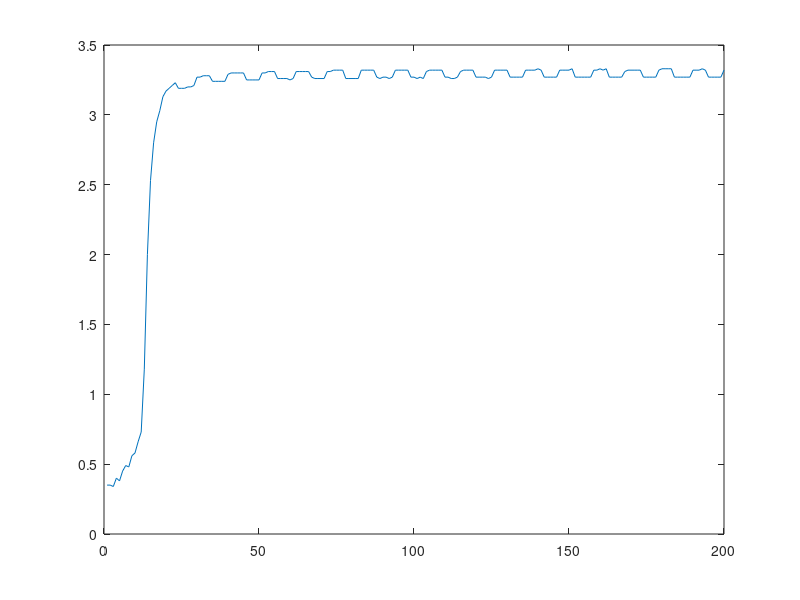

The MATLAB source for this figure:
%5000amostras

v = [0.35
0.35
0.34
0.40
0.38
0.45
0.49
0.48
0.56
0.58
0.66
0.73
1.18
2.00
2.53
2.80
2.95
3.03
3.13
3.17
3.19
3.21
3.23
3.19
3.19
3.19
3.20
3.20
3.21
3.27
3.27
3.28
3.28
3.28
3.24
3.24
3.24
3.24
3.24
3.29
3.30
3.30
3.30
3.30
3.30
3.25
3.25
3.25
3.25
3.25
3.30
3.30
3.31
3.31
3.31
3.26
3.26
3.26
3.26
3.25
3.26
3.31
3.31
3.31
3.31
3.31
3.27
3.26
3.26
3.26
3.26
3.31
3.31
3.32
3.32
3.32
3.32
3.26
3.26
3.26
3.26
3.26
3.32
3.32
3.32
3.32
3.32
3.27
3.26
3.27
3.27
3.26
3.27
3.32
3.32
3.32
3.32
3.32
3.27
3.27
3.26
3.27
3.26
3.31
3.32
3.32
3.32
3.32
3.32
3.27
3.27
3.26
3.26
3.27
3.31
3.32
3.32
3.32
3.32
3.27
3.27
3.27
3.27
3.26
3.27
3.32
3.32
3.32
3.32
3.32
3.27
3.27
3.27
3.27
3.27
3.32
3.32
3.32
3.32
3.33
3.32
3.27
3.27
3.27
3.27
3.27
3.32
3.32
3.32
3.32
3.33
3.27
3.27
3.27
3.27
3.27
3.27
3.32
3.32
3.33
3.32
3.33
3.27
3.27
3.27
3.27
3.27
3.31
3.32
3.32
3.32
3.32
3.32
3.27
3.27
3.27
3.27
3.27
3.32
3.33
3.33
3.33
3.33
3.27
3.27
3.27
3.27
3.27
3.27
3.32
3.32
3.32
3.33
3.32
3.27
3.27
3.27
3.27
3.27
3.32
3.32
3.32
3.33
3.33
3.32
3.27
3.27
3.27
3.27
3.27
3.32
3.32
3.32
3.33
3.32
3.27
3.27
3.27
3.27
3.27
3.27
3.32
3.32
3.32
3.33
3.32
3.27
3.27
3.27
3.27
3.27
3.32
3.32
3.32
3.32
3.32
3.32
3.27
3.27
3.27
3.27
3.27
3.32
3.32
3.33
3.33
3.33
3.28
3.27
3.27
3.27
3.27
3.27
3.32
3.32
3.33
3.33
3.32
3.27
3.27
3.27
3.27
3.27
3.32
3.32
3.32
3.33
3.33
3.33
3.27
3.27
3.27
3.27
3.27
3.32
3.33
3.32
3.33
3.32
3.27
3.27
3.27
3.27
3.27
3.27
3.32
3.32
3.33
3.33
3.32
3.27
3.27
3.27
3.27
3.27
3.32
3.32
3.32
3.33
3.33
3.32
3.27
3.27
3.27
3.27
3.27
3.32
3.33
3.32
3.33
3.32
3.27
3.27
3.27
3.27
3.27
3.27
3.32
3.32
3.33
3.33
3.32
3.27
3.27
3.27
3.27
3.27
3.32
3.32
3.33
3.33
3.33
3.32
3.27
3.27
3.27
3.27
3.27
3.32
3.32
3.33
3.33
3.33
3.27
3.27
3.27
3.27
3.27
3.27
3.32
3.32
3.33
3.33
3.33
3.27
3.27
3.27
3.27
3.27
3.31
3.33
3.33
3.33
3.33
3.32
3.27
3.27
3.27
3.27
3.27
3.32
3.32
3.33
3.33
3.33
3.28
3.27
3.27
3.27
3.27
3.27
3.32
3.32
3.33
3.33
3.33
3.27
3.27
3.27
3.27
3.27
3.32
3.33
3.33
3.33
3.33
3.32
3.27
3.27
3.27
3.27
3.27
3.32
3.32
3.33
3.33
3.33
3.27
3.27
3.27
3.27
3.27
3.27
3.32
3.32
3.33
3.33
3.33
3.27
3.27
3.27
3.27
3.27
3.32
3.32
3.33
3.33
3.33
3.32
3.27
3.27
3.27
3.27
3.27
3.32
3.33
3.33
3.33
3.33
3.28
3.27
3.27
3.27
3.27
3.27
3.32
3.33
3.32
3.33
3.33
3.27
3.27
3.27
3.27
3.27
3.32
3.32
3.32
3.33
3.33
3.33
3.27
3.27
3.27
3.27
3.27
3.32
3.33
3.32
3.33
3.32
3.28
3.27
3.27
3.27
3.27
3.27
3.32
3.33
3.33
3.33
3.32
3.27
3.27
3.27
3.27
3.27
3.32
3.33
3.33
3.32
3.33
3.33
3.27
3.27
3.27
3.27
3.27
3.32
3.33
3.33
3.33
3.33
3.27
3.27
3.27
3.27
3.27
3.27
3.32
3.32
3.33
3.33
3.33
3.27
3.27
3.27
3.27
3.27
3.32
3.33
3.32
3.33
3.33
3.32
3.27
3.27
3.27
3.27
3.27
3.32
3.33
3.32
3.33
3.33
3.27
3.27
3.27
3.27
3.27
3.27
3.32
3.33
3.33
3.33
3.33
3.27
3.27
3.27
3.27
3.27
3.32
3.32
3.33
3.33
3.33
3.33
3.27
3.27
3.27
3.27
3.27
3.32
3.32
3.32
3.33
3.32
3.28
3.27
3.27
3.27
3.27
3.27
3.32
3.33
3.33
3.33
3.33
3.27
3.27
3.27
3.27
3.27
3.32
3.32
3.33
3.33
3.33
3.33
3.27
3.27
3.27
3.27
3.27
3.32
3.32
3.33
3.33
3.33
3.28
3.27
3.27
3.27
3.27
3.27
3.32
3.32
3.33
3.33
3.33
3.27
3.27
3.27
3.27
3.27
3.32
3.32
3.32
3.33
3.33
3.32
3.27
3.27
3.27
3.27
3.27
3.32
3.32
3.33
3.33
3.33
3.27
3.27
3.27
3.27
3.27
3.27
3.32
3.32
3.33
3.33
3.33
3.27
3.27
3.27
3.27
3.27
3.32
3.33
3.33
3.32
3.33
3.33
3.27
3.27
3.27
3.27
3.27
3.32
3.32
3.32
3.33
3.33
3.28
3.27
3.27
3.27
3.27
3.27
3.32
3.33
3.32
3.33
3.33
3.27
3.27
3.27
3.27
3.27
3.32
3.32
3.32
3.32
3.33
3.33
3.27
3.27
3.27
3.27
3.27
3.32
3.33
3.33
3.33
3.33
3.28
3.27
3.27
3.27
3.27
3.27
3.32
3.32
3.33
3.33
3.33
3.27
3.27
3.27
3.27
3.27
3.32
3.33
3.32
3.33
3.33
3.32
3.27
3.27
3.27
3.27
3.27
3.32
3.33
3.33
3.33
3.33
3.27
3.27
3.27
3.27
3.27
3.27
3.32
3.33
3.33
3.32
3.33
3.27
3.27
3.27
3.27
3.27
3.32
3.33
3.33
3.33
3.33
3.33
3.27
3.27
3.27
3.27
3.27
3.32
3.32
3.33
3.33
3.33
3.28
3.27
3.27
3.27
3.27
3.27
3.32
3.33
3.32
3.33
3.33
3.27
3.27
3.27
3.27
3.27
3.32
3.32
3.32
3.33
3.33
3.32
3.27
3.27
3.27
3.27
3.27
3.32
3.33
3.32
3.33
3.33
3.27
3.27
3.27
3.27
3.27
3.27
3.32
3.32
3.32
3.32
3.33
3.27
3.27
3.27
3.27
3.27
3.32
3.33
3.33
3.33
3.33
3.33
3.27
3.27
3.27
3.27
3.27
3.32
3.32
3.33
3.32
3.33
3.28
3.27
3.27
3.27
3.27
3.27
3.32
3.32
3.32
3.33
3.32
3.27
3.27
3.27
3.27
3.27
3.32
3.33
3.32
3.32
3.33
3.33
3.27
3.27
3.27
3.27
3.27
3.32
3.32
3.33
3.33
3.33
3.27
3.27
3.27
3.27
3.27
3.27
3.32
3.33
3.32
3.33
3.33
3.27
3.27
3.27
3.27
3.27
3.32
3.32
3.33
3.33
3.33
3.32
3.27
3.27
3.27
3.27
3.27
3.32
3.32
3.32
3.33
3.33
3.27
3.27
3.27
3.27
3.27
3.27
3.32
3.32
3.32
3.33
3.32
3.27
3.27
3.27
3.27
3.27
3.32
3.33
3.32
3.33
3.33
3.33
3.27
3.27
3.27
3.27
3.27
3.32
3.33
3.33
3.33
3.33
3.27
3.27
3.27
3.27
3.27
3.27
3.32
3.33
3.32
3.32
3.33
3.27
3.27
3.27
3.27
3.27
3.32
3.32
3.32
3.33
3.33
3.32
3.27
3.27
3.27
3.27
3.27
3.32
3.33
3.33
3.33
3.33
3.28
3.27
3.27
3.27
3.27
3.27
3.32
3.33
3.33
3.33
3.33
3.27
3.27
3.27
3.27
3.27
3.31
3.32
3.33
3.32
3.33
3.32
3.27
3.27
3.27
3.27
3.27
3.32
3.33
3.33
3.33
3.33
3.28
3.27
3.27
3.27
3.27
3.27
3.32
3.32
3.33
3.33
3.32
3.27
3.27
3.27
3.27
3.27
3.32
3.32
3.33
3.32
3.32
3.33
3.27
3.27
3.27
3.27
3.27
3.32
3.33
3.33
3.33
3.33
3.27
3.27
3.27
3.27
3.27
3.27
3.32
3.32
3.32
3.33
3.33
3.27
3.27
3.27
3.27
3.27
3.32
3.33
3.32
3.33
3.33
3.33
3.27
3.27
3.27
3.27
3.27
3.32
3.33
3.33
3.32
3.33
3.27
3.27
3.27
3.27
3.27
3.27
3.32
3.32
3.33
3.33
3.32
3.27
3.27
3.27
3.27
3.27
3.32
3.32
3.33
3.33
3.32
3.33
3.27
3.27
3.27
3.27
3.27
3.32
3.33
3.32
3.33
3.33
3.27
3.27
3.27
3.27
3.27
3.27
3.33
3.32
3.33
3.33
3.32
3.27
3.27
3.27
3.27
3.27
3.32
3.32
3.33
3.33
3.33
3.33
3.27
3.27
3.27
3.27
3.27
3.32
3.32
3.32
3.33
3.33
3.27
3.27
3.27
3.27
3.27
3.27
3.32
3.32
3.33
3.33
3.33
3.27
3.27
3.27
3.27
3.27
3.32
3.32
3.32
3.32
3.33
3.33
3.27
3.27
3.27
3.27
3.27
3.32
3.33
3.32
3.33
3.33
3.27
3.27
3.27
3.27
3.27
3.27
3.32
3.33
3.33
3.33
3.33
3.27
3.27
3.27
3.27
3.27
3.32
3.32
3.32
3.33
3.33
3.33
3.27
3.27
3.27
3.27
3.27
3.32
3.33
3.33
3.33
3.33
3.27
3.27
3.27
3.27
3.27
3.27
3.32
3.33
3.33
3.33
3.33
3.27
3.27
3.27
3.27
3.27
3.32
3.33
3.33
3.33
3.33
3.33
3.27
3.27
3.27
3.27
3.27
3.32
3.33
3.33
3.33
3.33
3.27
3.27
3.27
3.27
3.27
3.27
3.32
3.32
3.32
3.33
3.33
3.27
3.27
3.27
3.27
3.27
3.32
3.32
3.33
3.32
3.33
3.33
3.27
3.27
3.27
3.27
3.27
3.32
3.32
3.33
3.33
3.33
3.28
3.27
3.27
3.27
3.27
3.27
3.32
3.32
3.32
3.33
3.33
3.27
3.27
3.27
3.27
3.27
3.32
3.32
3.32
3.33
3.33
3.32
3.27
3.27
3.27
3.27
3.27
3.32
3.33
3.32
3.33
3.33
3.27
3.27
3.27
3.27
3.27
3.27
3.32
3.32
3.33
3.33
3.32
3.27
3.27
3.27
3.27
3.27
3.32
3.32
3.33
3.32
3.33
3.33
3.27
3.27
3.27
3.27
3.27
3.32
3.33
3.33
3.33
3.33
3.27
3.27
3.27
3.27
3.27
3.27
3.32
3.33
3.33
3.33
3.33
3.27
3.27
3.27
3.27
3.27
3.32
3.32
3.33
3.33
3.33
3.33
3.27
3.27
3.27
3.27
3.27
3.32
3.33
3.32
3.33
3.33
3.27
3.27
3.27
3.27
3.27
3.27
3.32
3.32
3.32
3.33
3.33
3.27
3.27
3.27
3.27
3.27
3.32
3.32
3.33
3.32
3.33
3.33
3.27
3.27
3.27
3.27
3.27
3.32
3.33
3.33
3.32
3.33
3.27
3.27
3.27
3.27
3.27
3.27
3.33
3.32
3.33
3.33
3.32
3.27
3.27
3.27
3.27
3.27
3.32
3.32
3.32
3.32
3.33
3.32
3.27
3.27
3.27
3.27
3.27
3.32
3.32
3.32
3.33
3.33
3.27
3.27
3.27
3.27
3.27
3.27
3.32
3.33
3.33
3.33
3.32
3.27
3.27
3.27
3.27
3.27
3.32
3.32
3.32
3.33
3.33
3.33
3.27
3.27
3.27
3.27
3.27
3.32
3.32
3.33
3.33
3.33
3.27
3.27
3.27
3.27
3.27
3.27
3.32
3.32
3.32
3.33
3.33
3.27
3.27
3.27
3.27
3.27
3.32
3.32
3.33
3.33
3.33
3.33
3.27
3.27
3.27
3.27
3.27
3.32
3.33
3.32
3.32
3.33
3.28
3.27
3.27
3.27
3.27
3.27
3.32
3.32
3.33
3.33
3.32
3.27
3.27
3.27
3.27
3.27
3.32
3.32
3.33
3.32
3.33
3.32
3.27
3.27
3.27
3.27
3.27
3.32
3.33
3.33
3.33
3.33
3.27
3.27
3.27
3.27
3.27
3.27
3.32
3.33
3.33
3.33
3.32
3.27
3.27
3.27
3.27
3.27
3.32
3.32
3.33
3.33
3.33
3.33
3.27
3.27
3.27
3.27
3.27
3.32
3.33
3.33
3.33
3.33
3.27
3.27
3.27
3.27
3.27
3.27
3.32
3.32
3.33
3.33
3.33
3.27
3.27
3.27
3.27
3.27
3.32
3.32
3.33
3.33
3.33
3.32
3.27
3.27
3.27
3.27
3.27
3.32
3.33
3.32
3.33
3.33
3.27
3.27
3.27
3.27
3.27
3.27
3.32
3.32
3.33
3.33
3.33
3.27
3.27
3.27
3.27
3.27
3.32
3.33
3.32
3.33
3.33
3.33
3.27
3.27
3.27
3.27
3.27
3.32
3.33
3.33
3.33
3.33
3.28
3.27
3.27
3.27
3.27
3.27
3.32
3.32
3.32
3.33
3.32
3.27
3.27
3.27
3.27
3.27
3.32
3.32
3.32
3.33
3.33
3.32
3.27
3.27
3.27
3.27
3.27
3.32
3.32
3.33
3.33
3.33
3.27
3.27
3.27
3.27
3.27
3.27
3.32
3.33
3.33
3.32
3.33
3.27
3.27
3.27
3.27
3.27
3.32
3.32
3.32
3.33
3.33
3.33
3.27
3.27
3.27
3.27
3.27
3.32
3.33
3.32
3.33
3.33
3.27
3.27
3.27
3.27
3.27
3.27
3.32
3.33
3.33
3.32
3.32
3.27
3.27
3.27
3.27
3.27
3.32
3.32
3.33
3.33
3.33
3.32
3.27
3.27
3.27
3.27
3.27
3.32
3.32
3.33
3.33
3.33
3.27
3.27
3.27
3.27
3.27
3.27
3.32
3.33
3.33
3.32
3.33
3.27
3.27
3.27
3.27
3.27
3.32
3.32
3.33
3.33
3.33
3.33
3.27
3.27
3.27
3.27
3.27
3.32
3.32
3.33
3.33
3.33
3.27
3.27
3.27
3.27
3.27
3.27
3.32
3.33
3.32
3.33
3.32
3.27
3.27
3.27
3.27
3.27
3.32
3.32
3.32
3.33
3.33
3.32
3.27
3.27
3.27
3.27
3.27
3.32
3.32
3.33
3.33
3.33
3.27
3.27
3.27
3.27
3.27
3.27
3.32
3.32
3.33
3.33
3.33
3.27
3.27
3.27
3.27
3.27
3.32
3.32
3.33
3.33
3.33
3.32
3.27
3.27
3.27
3.27
3.27
3.32
3.33
3.33
3.33
3.33
3.27
3.27
3.27
3.27
3.27
3.27
3.32
3.33
3.33
3.33
3.33
3.27
3.27
3.27
3.27
3.27
3.32
3.32
3.32
3.33
3.33
3.32
3.27
3.27
3.27
3.27
3.27
3.32
3.32
3.33
3.33
3.33
3.27
3.27
3.27
3.27
3.27
3.27
3.32
3.32
3.33
3.33
3.33
3.27
3.27
3.27
3.27
3.27
3.32
3.32
3.33
3.33
3.33
3.33
3.27
3.27
3.27
3.27
3.27
3.32
3.32
3.33
3.33
3.33
3.28
3.27
3.27
3.27
3.27
3.27
3.32
3.33
3.33
3.33
3.33
3.27
3.27
3.27
3.27
3.27
3.32
3.32
3.33
3.32
3.33
3.32
3.27
3.27
3.27
3.27
3.27
3.32
3.32
3.33
3.32
3.33
3.27
3.27
3.27
3.27
3.27
3.27
3.32
3.33
3.33
3.33
3.33
3.27
3.27
3.27
3.27
3.27
3.32
3.33
3.33
3.33
3.33
3.32
3.27
3.27
3.27
3.27
3.27
3.32
3.33
3.33
3.33
3.33
3.27
3.27
3.27
3.27
3.27
3.27
3.32
3.33
3.33
3.33
3.33
3.27
3.27
3.27
3.27
3.27
3.32
3.32
3.33
3.32
3.33
3.33
3.27
3.27
3.27
3.27
3.27
3.32
3.32
3.32
3.33
3.33
3.28
3.27
3.27
3.27
3.27
3.27
3.32
3.33
3.32
3.33
3.32
3.27
3.27
3.27
3.27
3.27
3.32
3.32
3.32
3.33
3.33
3.32
3.27
3.27
3.27
3.27
3.27
3.32
3.33
3.33
3.33
3.33
3.27
3.27
3.27
3.27
3.27
3.27
3.32
3.33
3.33
3.33
3.33
3.27
3.27
3.27
3.27
3.27
3.32
3.32
3.32
3.33
3.33
3.33
3.27
3.27
3.27
3.27
3.27
3.32
3.33
3.33
3.33
3.33
3.27
3.27
3.27
3.27
3.27
3.27
3.32
3.33
3.32
3.32
3.33
3.27
3.27
3.27
3.27
3.27
3.32
3.33
3.32
3.33
3.33
3.32
3.27
3.27
3.27
3.27
3.27
3.32
3.33
3.33
3.33
3.33
3.27
3.27
3.27
3.27
3.27
3.27
3.32
3.33
3.32
3.33
3.33
3.27
3.27
3.27
3.27
3.27
3.32
3.32
3.32
3.33
3.33
3.32
3.27
3.27
3.27
3.27
3.27
3.32
3.32
3.33
3.33
3.33
3.27
3.27
3.27
3.27
3.27
3.27
3.32
3.33
3.33
3.33
3.32
3.27
3.27
3.27
3.27
3.27
3.32
3.32
3.33
3.33
3.33
3.33
3.27
3.27
3.27
3.27
3.27
3.32
3.33
3.33
3.33
3.32
3.27
3.27
3.27
3.27
3.27
3.27
3.32
3.32
3.32
3.33
3.32
3.27
3.27
3.27
3.27
3.27
3.32
3.32
3.32
3.33
3.33
3.32
3.27
3.27
3.27
3.27
3.27
3.32
3.32
3.33
3.33
3.33
3.28
3.27
3.27
3.27
3.27
3.27
3.32
3.32
3.33
3.32
3.33
3.27
3.27
3.27
3.27
3.27
3.32
3.32
3.33
3.33
3.33
3.32
3.27
3.27
3.27
3.27
3.27
3.32
3.33
3.32
3.33
3.33
3.27
3.27
3.27
3.27
3.27
3.27
3.32
3.33
3.33
3.33
3.32
3.27
3.27
3.27
3.27
3.27
3.32
3.32
3.33
3.33
3.32
3.33
3.27
3.27
3.27
3.27
3.27
3.32
3.33
3.32
3.33
3.32
3.27
3.27
3.27
3.27
3.27
3.27
3.32
3.33
3.33
3.33
3.33
3.27
3.27
3.27
3.27
3.27
3.32
3.33
3.33
3.32
3.33
3.32
3.27
3.27
3.27
3.27
3.27
3.32
3.33
3.33
3.33
3.33
3.28
3.27
3.27
3.27
3.27
3.27
3.33
3.33
3.33
3.33
3.32
3.27
3.27
3.27
3.27
3.27
3.32
3.32
3.32
3.33
3.33
3.33
3.27
3.27
3.27
3.27
3.27
3.32
3.33
3.33
3.33
3.33
3.27
3.27
3.27
3.27
3.27
3.27
3.32
3.33
3.33
3.32
3.33
3.27
3.27
3.27
3.27
3.27
3.32
3.32
3.33
3.32
3.33
3.33
3.27
3.27
3.27
3.27
3.27
3.32
3.33
3.33
3.33
3.33
3.28
3.27
3.27
3.27
3.27
3.27
3.32
3.32
3.32
3.33
3.32
3.27
3.27
3.27
3.27
3.27
3.32
3.32
3.32
3.33
3.33
3.33
3.27
3.27
3.27
3.27
3.27
3.32
3.32
3.33
3.33
3.33
3.27
3.27
3.27
3.27
3.27
3.27
3.32
3.33
3.32
3.33
3.32
3.27
3.27
3.27
3.27
3.27
3.32
3.33
3.32
3.32
3.33
3.32
3.27
3.27
3.27
3.27
3.27
3.32
3.32
3.33
3.33
3.33
3.27
3.27
3.27
3.27
3.27
3.27
3.32
3.33
3.33
3.33
3.32
3.27
3.27
3.27
3.27
3.27
3.32
3.33
3.32
3.33
3.33
3.32
3.27
3.27
3.27
3.27
3.27
3.32
3.33
3.33
3.33
3.33
3.27
3.27
3.27
3.27
3.27
3.27
3.32
3.32
3.33
3.33
3.33
3.27
3.27
3.27
3.27
3.27
3.32
3.32
3.33
3.33
3.33
3.33
3.27
3.27
3.27
3.27
3.27
3.32
3.33
3.32
3.33
3.33
3.28
3.27
3.27
3.27
3.27
3.27
3.32
3.32
3.33
3.33
3.33
3.27
3.27
3.27
3.27
3.27
3.32
3.32
3.33
3.33
3.33
3.33
3.27
3.27
3.27
3.27
3.27
3.32
3.32
3.32
3.33
3.33
3.27
3.27
3.27
3.27
3.27
3.27
3.32
3.32
3.33
3.33
3.33
3.27
3.27
3.27
3.27
3.27
3.32
3.32
3.32
3.33
3.33
3.32
3.27
3.27
3.27
3.27
3.27
3.32
3.32
3.33
3.33
3.33
3.27
3.27
3.27
3.27
3.27
3.27
3.32
3.32
3.33
3.33
3.32
3.27
3.27
3.27
3.27
3.27
3.32
3.32
3.33
3.33
3.33
3.33
3.27
3.27
3.27
3.27
3.27
3.32
3.32
3.33
3.33
3.33
3.28
3.27
3.27
3.27
3.27
3.27
3.32
3.33
3.33
3.33
3.33
3.27
3.27
3.27
3.27
3.27
3.32
3.32
3.33
3.33
3.33
3.33
3.27
3.27
3.27
3.27
3.27
3.32
3.33
3.33
3.33
3.33
3.27
3.27
3.27
3.27
3.27
3.27
3.32
3.33
3.32
3.33
3.32
3.27
3.27
3.27
3.27
3.27
3.32
3.32
3.33
3.33
3.33
3.33
3.27
3.27
3.27
3.27
3.27
3.32
3.32
3.33
3.32
3.33
3.27
3.27
3.27
3.27
3.27
3.27
3.32
3.32
3.33
3.33
3.32
3.27
3.27
3.27
3.27
3.27
3.32
3.32
3.33
3.33
3.33
3.33
3.27
3.27
3.27
3.27
3.27
3.32
3.32
3.33
3.33
3.33
3.27
3.27
3.27
3.27
3.27
3.27
3.33
3.32
3.32
3.33
3.33
3.27
3.27
3.27
3.27
3.27
3.32
3.32
3.32
3.33
3.33
3.33
3.27
3.27
3.27
3.27
3.27
3.32
3.32
3.32
3.32
3.33
3.27
3.27
3.27
3.27
3.27
3.27
3.32
3.33
3.33
3.33
3.33
3.27
3.27
3.27
3.27
3.27
3.32
3.32
3.33
3.33
3.33
3.33
3.27
3.27
3.27
3.27
3.27
3.32
3.32
3.33
3.33
3.33
3.27
3.27
3.27
3.27
3.27
3.27
3.32
3.33
3.33
3.32
3.33
3.27
3.27
3.27
3.27
3.27
3.32
3.32
3.32
3.33
3.33
3.32
3.27
3.27
3.27
3.27
3.27
3.32
3.33
3.33
3.33
3.33
3.27
3.27
3.27
3.27
3.27
3.27
3.32
3.33
3.33
3.33
3.33
3.27
3.27
3.27
3.27
3.27
3.32
3.32
3.33
3.32
3.33
3.33
3.27
3.27
3.27
3.27
3.27
3.32
3.33
3.32
3.33
3.33
3.27
3.27
3.27
3.27
3.27
3.27
3.32
3.32
3.32
3.33
3.33
3.27
3.27
3.27
3.27
3.27
3.32
3.33
3.33
3.33
3.33
3.32
3.27
3.27
3.27
3.27
3.27
3.32
3.32
3.33
3.33
3.33
3.28
3.27
3.27
3.27
3.27
3.27
3.32
3.32
3.32
3.33
3.33
3.27
3.27
3.27
3.27
3.27
3.32
3.32
3.32
3.33
3.33
3.32
3.27
3.27
3.27
3.27
3.27
3.32
3.33
3.33
3.33
3.33
3.27
3.27
3.27
3.27
3.27
3.27
3.32
3.32
3.33
3.33
3.32
3.27
3.27
3.27
3.27
3.27
3.32
3.32
3.33
3.33
3.33
3.33
3.27
3.27
3.27
3.27
3.27
3.32
3.33
3.32
3.33
3.33
3.27
3.27
3.27
3.27
3.27
3.27
3.32
3.33
3.33
3.32
3.33
3.27
3.27
3.27
3.27
3.27
3.32
3.33
3.33
3.33
3.33
3.32
3.27
3.27
3.27
3.27
3.27
3.32
3.33
3.33
3.33
3.33
3.28
3.27
3.27
3.27
3.27
3.27
3.32
3.32
3.32
3.33
3.33
3.27
3.27
3.27
3.27
3.27
3.32
3.32
3.33
3.33
3.33
3.32
3.27
3.27
3.27
3.27
3.27
3.32
3.32
3.33
3.33
3.33
3.27
3.27
3.27
3.27
3.27
3.27
3.32
3.33
3.33
3.33
3.32
3.27
3.27
3.27
3.27
3.27
3.32
3.32
3.33
3.33
3.33
3.33
3.27
3.27
3.27
3.27
3.27
3.32
3.32
3.33
3.33
3.33
3.27
3.27
3.27
3.27
3.27
3.27
3.32
3.33
3.32
3.33
3.33
3.27
3.27
3.27
3.27
3.27
3.32
3.32
3.33
3.33
3.33
3.33
3.27
3.27
3.27
3.27
3.27
3.32
3.32
3.33
3.33
3.33
3.27
3.27
3.27
3.27
3.27
3.27
3.32
3.32
3.33
3.33
3.33
3.27
3.27
3.27
3.27
3.27
3.32
3.32
3.33
3.33
3.33
3.32
3.27
3.27
3.27
3.27
3.27
3.32
3.32
3.33
3.33
3.33
3.28
3.27
3.27
3.27
3.27
3.27
3.32
3.33
3.33
3.33
3.33
3.27
3.27
3.27
3.27
3.27
3.32
3.33
3.33
3.32
3.33
3.32
3.27
3.27
3.27
3.27
3.27
3.32
3.32
3.33
3.33
3.33
3.28
3.27
3.27
3.27
3.27
3.27
3.32
3.32
3.33
3.33
3.33
3.27
3.27
3.27
3.27
3.27
3.32
3.32
3.32
3.33
3.33
3.32
3.27
3.27
3.27
3.27
3.27
3.32
3.32
3.32
3.33
3.33
3.28
3.27
3.27
3.27
3.27
3.27
3.32
3.33
3.33
3.33
3.32
3.27
3.27
3.27
3.27
3.27
3.32
3.32
3.32
3.32
3.33
3.33
3.27
3.27
3.27
3.27
3.27
3.32
3.32
3.33
3.33
3.33
3.28
3.27
3.27
3.27
3.27
3.27
3.32
3.33
3.32
3.33
3.33
3.27
3.27
3.27
3.27
3.27
3.32
3.32
3.32
3.33
3.33
3.33
3.27
3.27
3.27
3.27
3.27
3.32
3.32
3.32
3.32
3.33
3.28
3.27
3.27
3.27
3.27
3.27
3.32
3.33
3.33
3.33
3.32
3.27
3.27
3.27
3.27
3.27
3.32
3.33
3.33
3.33
3.33
3.33
3.27
3.27
3.27
3.27
3.27
3.32
3.32
3.33
3.33
3.33
3.27
3.27
3.27
3.27
3.27
3.27
3.32
3.33
3.33
3.33
3.33
3.27
3.27
3.27
3.27
3.27
3.32
3.32
3.32
3.33
3.33
3.33
3.27
3.27
3.27
3.27
3.27
3.32
3.33
3.32
3.33
3.33
3.27
3.27
3.27
3.27
3.27
3.27
3.32
3.32
3.33
3.33
3.33
3.27
3.27
3.27
3.27
3.27
3.32
3.32
3.33
3.33
3.33
3.32
3.27
3.27
3.27
3.27
3.27
3.32
3.32
3.32
3.33
3.33
3.28
3.27
3.27
3.27
3.27
3.27
3.32
3.33
3.33
3.33
3.33
3.27
3.27
3.27
3.27
3.27
3.32
3.32
3.33
3.33
3.33
3.33
3.27
3.27
3.27
3.27
3.27
3.32
3.33
3.33
3.33
3.33
3.27
3.27
3.27
3.27
3.27
3.27
3.32
3.32
3.32
3.33
3.33
3.27
3.27
3.27
3.27
3.27
3.32
3.33
3.33
3.33
3.33
3.32
3.27
3.27
3.27
3.27
3.27
3.32
3.32
3.32
3.33
3.33
3.27
3.27
3.27
3.27
3.27
3.27
3.32
3.32
3.33
3.33
3.32
3.27
3.27
3.27
3.27
3.27
3.32
3.32
3.33
3.33
3.33
3.32
3.27
3.27
3.27
3.27
3.27
3.32
3.32
3.32
3.33
3.33
3.27
3.27
3.27
3.27
3.27
3.27
3.32
3.33
3.32
3.33
3.33
3.27
3.27
3.27
3.27
3.27
3.32
3.32
3.33
3.33
3.33
3.33
3.27
3.27
3.27
3.27
3.27
3.32
3.32
3.33
3.33
3.33
3.28
3.27
3.27
3.27
3.27
3.27
3.32
3.32
3.33
3.33
3.33
3.27
3.27
3.27
3.27
3.27
3.32
3.32
3.32
3.33
3.33
3.33
3.27
3.27
3.27
3.27
3.27
3.32
3.32
3.32
3.33
3.33
3.28
3.27
3.27
3.27
3.27
3.27
3.32
3.32
3.33
3.33
3.33
3.27
3.27
3.27
3.27
3.27
3.32
3.32
3.33
3.33
3.33
3.33
3.27
3.27
3.27
3.27
3.27
3.32
3.33
3.33
3.33
3.33
3.27
3.27
3.27
3.27
3.27
3.27
3.32
3.32
3.33
3.33
3.33
3.27
3.27
3.27
3.27
3.27
3.32
3.32
3.32
3.33
3.33
3.33
3.27
3.27
3.27
3.27
3.27
3.32
3.33
3.33
3.33
3.33
3.27
3.27
3.27
3.27
3.27
3.27
3.32
3.32
3.33
3.33
3.32
3.27
3.27
3.27
3.27
3.27
3.32
3.32
3.33
3.33
3.33
3.32
3.27
3.27
3.27
3.27
3.27
3.32
3.32
3.33
3.33
3.33
3.27
3.27
3.27
3.27
3.27
3.27
3.32
3.32
3.33
3.33
3.32
3.27
3.27
3.27
3.27
3.27
3.32
3.32
3.32
3.33
3.33
3.33
3.27
3.27
3.27
3.27
3.27
3.32
3.32
3.33
3.33
3.33
3.27
3.27
3.27
3.27
3.27
3.27
3.32
3.32
3.33
3.33
3.33
3.27
3.27
3.27
3.27
3.27
3.32
3.32
3.33
3.33
3.33
3.32
3.27
3.27
3.27
3.27
3.27
3.32
3.33
3.33
3.33
3.33
3.27
3.27
3.27
3.27
3.27
3.27
3.32
3.32
3.33
3.33
3.33
3.27
3.27
3.27
3.27
3.27
3.32
3.32
3.33
3.33
3.33
3.32
3.27
3.27
3.27
3.27
3.27
3.32
3.32
3.32
3.33
3.33
3.27
3.27
3.27
3.27
3.27
3.27
3.32
3.32
3.33
3.33
3.32
3.27
3.27
3.27
3.27
3.27
3.32
3.33
3.33
3.33
3.33
3.32
3.27
3.27
3.27
3.27
3.27
3.32
3.32
3.33
3.33
3.33
3.27
3.27
3.27
3.27
3.27
3.27
3.32
3.32
3.33
3.33
3.32
3.27
3.27
3.27
3.27
3.27
3.32
3.32
3.32
3.33
3.33
3.33
3.27
3.27
3.27
3.27
3.27
3.32
3.33
3.33
3.33
3.33
3.28
3.27
3.27
3.27
3.27
3.27
3.32
3.32
3.33
3.32
3.33
3.27
3.27
3.27
3.27
3.27
3.32
3.33
3.32
3.33
3.33
3.33
3.27
3.27
3.27
3.27
3.27
3.32
3.32
3.32
3.33
3.33
3.27
3.27
3.27
3.27
3.27
3.27
3.32
3.32
3.33
3.33
3.33
3.27
3.27
3.27
3.27
3.27
3.32
3.32
3.33
3.33
3.33
3.33
3.27
3.27
3.27
3.27
3.27
3.32
3.33
3.32
3.33
3.33
3.27
3.27
3.27
3.27
3.27
3.27
3.32
3.33
3.32
3.33
3.32
3.27
3.27
3.27
3.27
3.27
3.32
3.32
3.33
3.32
3.33
3.33
3.27
3.27
3.27
3.27
3.27
3.32
3.32
3.33
3.33
3.33
3.27
3.27
3.27
3.27
3.27
3.27
3.33
3.32
3.33
3.33
3.32
3.27
3.27
3.27
3.27
3.27
3.32
3.32
3.33
3.33
3.33
3.32
3.27
3.27
3.27
3.27
3.27
3.32
3.32
3.32
3.32
3.33
3.28
3.27
3.27
3.27
3.27
3.27
3.32
3.32
3.33
3.33
3.33
3.27
3.27
3.27
3.27
3.27
3.32
3.32
3.32
3.33
3.33
3.32
3.27
3.27
3.27
3.27
3.27
3.32
3.33
3.32
3.33
3.33
3.28
3.27
3.27
3.27
3.27
3.27
3.32
3.33
3.33
3.33
3.33
3.27
3.27
3.27
3.27
3.27
3.32
3.32
3.32
3.33
3.33
3.33
3.27
3.27
3.27
3.27
3.27
3.32
3.32
3.32
3.33
3.33
3.27
3.27
3.27
3.27
3.27
3.27
3.32
3.32
3.33
3.33
3.33
3.27
3.27
3.27
3.27
3.27
3.32
3.33
3.32
3.32
3.33
3.33
3.27
3.27
3.27
3.27
3.27
3.32
3.32
3.33
3.33
3.32
3.27
3.27
3.27
3.27
3.27
3.27
3.32
3.33
3.33
3.33
3.33
3.27
3.27
3.27
3.27
3.27
3.32
3.32
3.33
3.33
3.33
3.32
3.27
3.27
3.27
3.27
3.27
3.32
3.32
3.32
3.33
3.33
3.27
3.27
3.27
3.27
3.27
3.27
3.32
3.32
3.33
3.33
3.33
3.27
3.27
3.27
3.27
3.27
3.32
3.32
3.32
3.32
3.33
3.33
3.27
3.27
3.27
3.27
3.27
3.32
3.32
3.33
3.33
3.33
3.27
3.27
3.27
3.27
3.27
3.27
3.32
3.33
3.33
3.33
3.33
3.27
3.27
3.27
3.27
3.27
3.32
3.32
3.33
3.33
3.33
3.33
3.27
3.27
3.27
3.27
3.27
3.32
3.33
3.33
3.33
3.33
3.27
3.27
3.27
3.27
3.27
3.27
3.32
3.33
3.32
3.33
3.32
3.27
3.27
3.27
3.27
3.27
3.32
3.32
3.33
3.33
3.33
3.33
3.27
3.27
3.27
3.27
3.27
3.32
3.33
3.33
3.32
3.32
3.28
3.27
3.27
3.27
3.27
3.27
3.32
3.32
3.33
3.33
3.32
3.27
3.27
3.27
3.27
3.27
3.32
3.32
3.33
3.33
3.33
3.33
3.27
3.27
3.27
3.27
3.27
3.32
3.32
3.32
3.33
3.33
3.28
3.27
3.27
3.27
3.27
3.27
3.32
3.33
3.33
3.33
3.32
3.27
3.27
3.27
3.27
3.27
3.32
3.32
3.33
3.32
3.33
3.33
3.27
3.27
3.27
3.27
3.27
3.32
3.33
3.33
3.33
3.33
3.27
3.27
3.27
3.27
3.27
3.27
3.32
3.33
3.33
3.33
3.33
3.27
3.27
3.27
3.27
3.27
3.32
3.33
3.32
3.33
3.33
3.33
3.27
3.27
3.27
3.27
3.27
3.32
3.32
3.33
3.33
3.33
3.27
3.27
3.27
3.27
3.27
3.27
3.32
3.32
3.33
3.33
3.33
3.27
3.27
3.27
3.27
3.27
3.32
3.32
3.32
3.33
3.33
3.33
3.27
3.27
3.27
3.27
3.27
3.32
3.32
3.33
3.32
3.32
3.28
3.27
3.27
3.27
3.27
3.27
3.32
3.32
3.33
3.32
3.32
3.27
3.27
3.27
3.27
3.27
3.32
3.32
3.33
3.32
3.33
3.33
3.27
3.27
3.27
3.27
3.27
3.32
3.32
3.32
3.33
3.33
3.27
3.27
3.27
3.27
3.27
3.27
3.32
3.32
3.33
3.33
3.33
3.27
3.27
3.27
3.27
3.27
3.32
3.32
3.33
3.33
3.33
3.33
3.27
3.27
3.27
3.27
3.27
3.32
3.33
3.33
3.33
3.33
3.27
3.27
3.27
3.27
3.27
3.27
3.33
3.32
3.33
3.33
3.33
3.27
3.27
3.27
3.27
3.27
3.32
3.33
3.33
3.32
3.33
3.32
3.27
3.27
3.27
3.27
3.27
3.32
3.32
3.33
3.32
3.32
3.28
3.27
3.27
3.27
3.27
3.27
3.32
3.32
3.33
3.32
3.32
3.27
3.27
3.27
3.27
3.27
3.32
3.33
3.33
3.33
3.33
3.32
3.27
3.27
3.27
3.27
3.27
3.32
3.32
3.32
3.33
3.32
3.28
3.27
3.27
3.27
3.27
3.27
3.32
3.32
3.33
3.33
3.33
3.27
3.27
3.27
3.27
3.27
3.32
3.32
3.33
3.33
3.33
3.32
3.27
3.27
3.27
3.27
3.27
3.32
3.33
3.32
3.33
3.33
3.27
3.27
3.27
3.27
3.27
3.27
3.32
3.33
3.33
3.33
3.33
3.27
3.27
3.27
3.27
3.27
3.32
3.33
3.32
3.33
3.33
3.32
3.27
3.27
3.27
3.27
3.27
3.32
3.32
3.32
3.33
3.33
3.27
3.27
3.27
3.27
3.27
3.27
3.32
3.33
3.33
3.33
3.33
3.27
3.27
3.27
3.27
3.27
3.32
3.32
3.33
3.33
3.33
3.33
3.27
3.27
3.27
3.27
3.27
3.32
3.32
3.33
3.33
3.32
3.28
3.27
3.27
3.27
3.27
3.27
3.32
3.32
3.33
3.33
3.33
3.27
3.27
3.27
3.27
3.27
3.32
3.32
3.33
3.33
3.33
3.33
3.27
3.27
3.27
3.27
3.27
3.32
3.33
3.33
3.33
3.33
3.28
3.27
3.27
3.27
3.27
3.27
3.33
3.32
3.33
3.33
3.33
3.27
3.27
3.27
3.27
3.27
3.32
3.32
3.32
3.32
3.33
3.33
3.27
3.27
3.27
3.27
3.27
3.32
3.32
3.33
3.33
3.33
3.28
3.27
3.27
3.27
3.27
3.27
3.32
3.32
3.32
3.32
3.33
3.27
3.27
3.27
3.27
3.27
3.32
3.32
3.33
3.33
3.33
3.33
3.27
3.27
3.27
3.27
3.27
3.32
3.33
3.33
3.32
3.33
3.27
3.27
3.27
3.27
3.27
3.27
3.32
3.33
3.32
3.32
3.33
3.27
3.27
3.27
3.27
3.27
3.32
3.33
3.33
3.32
3.33
3.32
3.27
3.27
3.27
3.27
3.27
3.32
3.32
3.32
3.33
3.33
3.27
3.27
3.27
3.27
3.27
3.27
3.33
3.32
3.33
3.33
3.33
3.27
3.27
3.27
3.27
3.27
3.32
3.32
3.33
3.32
3.33
3.33
3.27
3.27
3.27
3.27
3.27
3.32
3.32
3.33
3.33
3.33
3.27
3.27
3.27
3.27
3.27
3.27
3.32
3.32
3.32
3.33
3.33
3.27
3.27
3.27
3.27
3.27
3.32
3.32
3.32
3.33
3.33
3.33
3.27
3.27
3.27
3.27
3.27
3.32
3.33
3.33
3.33
3.33
3.27
3.27
3.27
3.27
3.27
3.27
3.32
3.32
3.33
3.32
3.33
3.27
3.27
3.27
3.27
3.27
3.32
3.32
3.32
3.33
3.33
3.32
3.27
3.27
3.27
3.27
3.27
3.32
3.32
3.32
3.33
3.33
3.27
3.27
3.27
3.27
3.27
3.27
3.32
3.32
3.32
3.33
3.33
3.27
3.27
3.27
3.27
3.27
3.32
3.32
3.32
3.33
3.33
3.33
3.27
3.27
3.27
3.27
3.27
3.32
3.33
3.33
3.33
3.33
3.28
3.27
3.27
3.27
3.27
3.27
3.32
3.33
3.33
3.33
3.33
3.27
3.27
3.27
3.27
3.27
3.32
3.32
3.32
3.32
3.33
3.33
3.27
3.27
3.27
3.27
3.27
3.32
3.32
3.33
3.33
3.33
3.28
3.27
3.27
3.27
3.27
3.27
3.32
3.33
3.33
3.33
3.32
3.27
3.27
3.27
3.27
3.27
3.32
3.33
3.32
3.33
3.33
3.32
3.27
3.27
3.27
3.27
3.27
3.32
3.32
3.33
3.33
3.33
3.28
3.27
3.27
3.27
3.27
3.27
3.32
3.33
3.33
3.33
3.33
3.27
3.27
3.27
3.27
3.27
3.32
3.32
3.32
3.33
3.33
3.33
3.27
3.27
3.27
3.27
3.27
3.32
3.32
3.33
3.33
3.33
3.28
3.27
3.27
3.27
3.27
3.27
3.32
3.32
3.33
3.33
3.33
3.27
3.27
3.27
3.27
3.27
3.32
3.32
3.33
3.32
3.33
3.32
3.27
3.27
3.27
3.27
3.27
3.32
3.32
3.33
3.33
3.33
3.27
3.27
3.27
3.27
3.27
3.27
3.32
3.32
3.33
3.33
3.32
3.27
3.27
3.27
3.27
3.27
3.32
3.32
3.33
3.32
3.32
3.32
3.27
3.27
3.27
3.27
3.27
3.32
3.33
3.33
3.33
3.33
3.27
3.27
3.27
3.27
3.27
3.27
3.32
3.32
3.33
3.33
3.33
3.27
3.27
3.27
3.27
3.27
3.32
3.33
3.32
3.33
3.33
3.33
3.27
3.27
3.27
3.27
3.27
3.32
3.32
3.32
3.33
3.33
3.28
3.27
3.27
3.27
3.27
3.27
3.32
3.32
3.32
3.33
3.32
3.27
3.27
3.27
3.27
3.27
3.32
3.32
3.33
3.33
3.33
3.32
3.27
3.27
3.27
3.27
3.27
3.32
3.32
3.33
3.33
3.33
3.27
3.27
3.27
3.27
3.27
3.27
3.32
3.33
3.32
3.33
3.33
3.27
3.27
3.27
3.27
3.27
3.32
3.32
3.33
3.33
3.33
3.33
3.27
3.27
3.27
3.27
3.27
3.32
3.33
3.32
3.32
3.33
3.27
3.27
3.27
3.27
3.27
3.27
3.32
3.33
3.32
3.33
3.33
3.27
3.27
3.27
3.27
3.27
3.32
3.32
3.33
3.33
3.33
3.32
3.27
3.27
3.27
3.27
3.27
3.32
3.33
3.33
3.33
3.33
3.28
3.27
3.27
3.27
3.27
3.27
3.32
3.33
3.33
3.33
3.33
3.27
3.27
3.27
3.27
3.27
3.32
3.32
3.32
3.33
3.33
3.32
3.27
3.27
3.27
3.27
3.27
3.32
3.32
3.33
3.33
3.33
3.27
3.27
3.27
3.27
3.27
3.27
3.32
3.32
3.33
3.33
3.32
3.27
3.27
3.27
3.27
3.27
3.32
3.32
3.33
3.33
3.33
3.33
3.27
3.27
3.27
3.27
3.27
3.32
3.32
3.33
3.33
3.32
3.27
3.27
3.27
3.27
3.27
3.27
3.32
3.33
3.33
3.33
3.33
3.27
3.27
3.27
3.27
3.27
3.32
3.32
3.33
3.33
3.33
3.33
3.27
3.27
3.27
3.27
3.27
3.32
3.32
3.33
3.33
3.33
3.27
3.27
3.27
3.27
3.27
3.27
3.32
3.32
3.33
3.33
3.33
3.27
3.27
3.27
3.27
3.27
3.32
];

for i=1:1:5000
   x(i) = i; 
end

plot(x,v);

va=v(1:200);
for j=1:1:200
   xa(j) = j; 
end

plot(xa,va);
